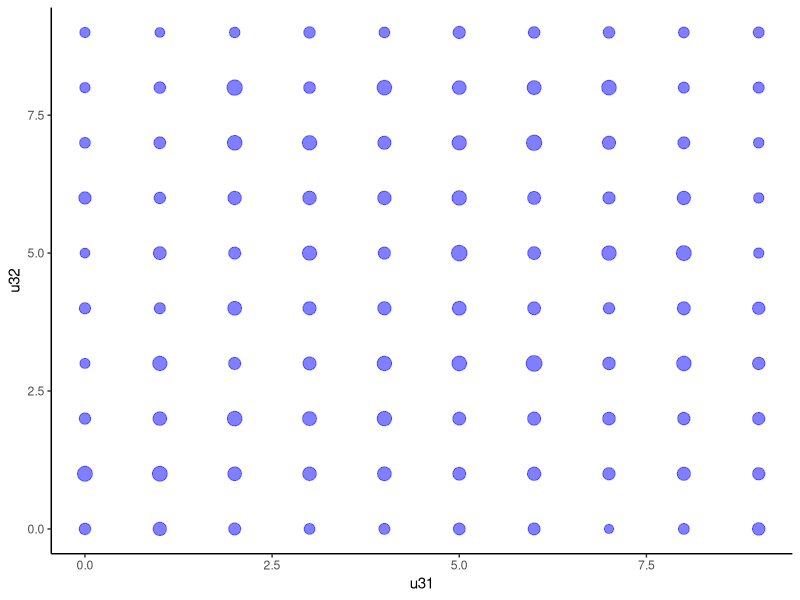
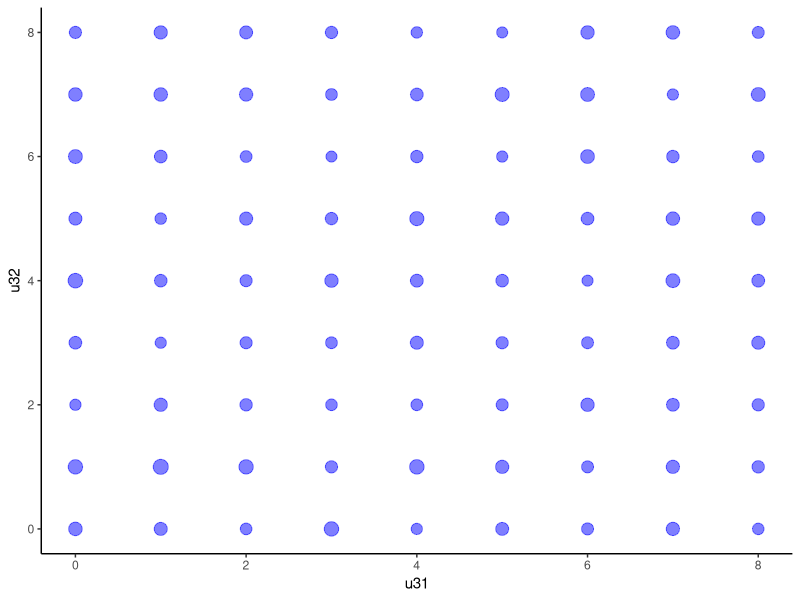
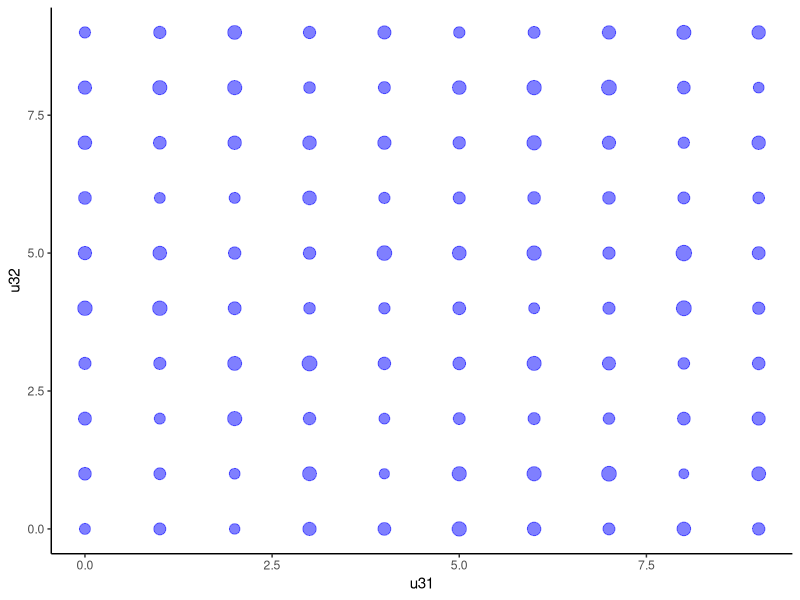
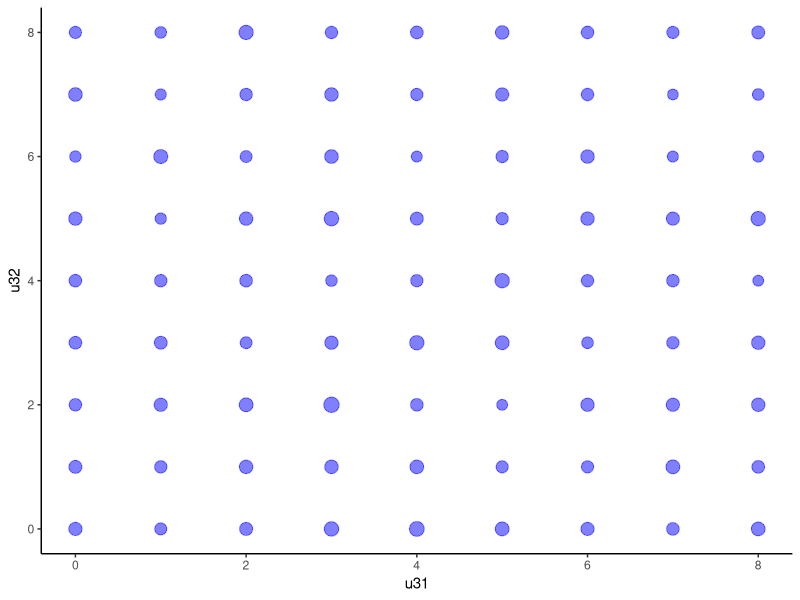
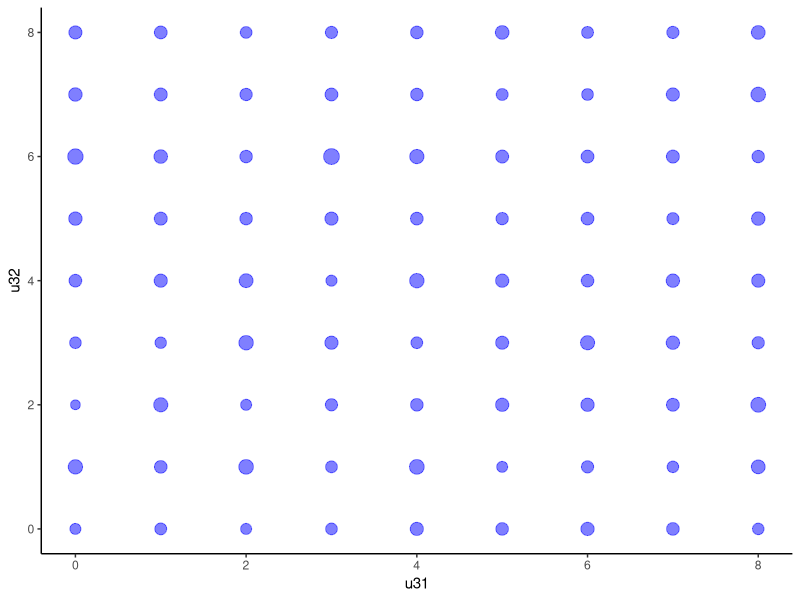

These charts were generated, in order, by the following R code:
## ---- chunk 1
knitr::opts_chunk$set(echo = TRUE)
## ---- chunk 2
library(data.table)
library(dplyr)
library(ggplot2)
## ---- chunk 3
msize<-10
n<-10000
set.seed(42)
## ---- chunk 4
zerodiag<-FALSE
two_columns<-data.table('u31'=rep(-1,n),'u32'=rep(-1,n))
for (i in 1:n) {
  matr<-matrix(runif(msize**2),nrow=msize)
  matr<-matr+t(matr)
  if(zerodiag) {diag(matr)<-0}
  two_columns[i,1]<-msize-rank(matr[,1])[3]
  two_columns[i,2]<-msize-rank(matr[,2])[3]
}

## ---- chunk 5
cor.test(two_columns[[1]],two_columns[[2]],method="kendall")
## ---- chunk 6
two_columns<-two_columns %>% count (u31,u32,name="counter")
scale<-median(two_columns$counter)/4
dots <- ggplot(two_columns,aes(x=u31,y=u32)) + 
  geom_point(size=two_columns$counter/scale,alpha=0.5,col="blue") + 
  theme_classic()
plot(dots)
## ---- chunk 7
chisq.test(two_columns$counter)
## ---- chunk 8
zerodiag<-TRUE
two_columns<-data.table('u31'=rep(-1,n),'u32'=rep(-1,n))
for (i in 1:n) {
  matr<-matrix(runif(msize**2),nrow=msize)
  matr<-matr+t(matr)
  if(zerodiag) {diag(matr)<-0}
  two_columns[i,1]<-msize-rank(matr[,1])[3]
  two_columns[i,2]<-msize-rank(matr[,2])[3]
}
## ---- chunk 9
cor.test(two_columns[[1]],two_columns[[2]],method="kendall")
## ---- chunk 10
two_columns<-two_columns %>% count (u31,u32,name="counter")
scale<-median(two_columns$counter)/4
dots <- ggplot(two_columns,aes(x=u31,y=u32)) + 
  geom_point(size=two_columns$counter/scale,alpha=0.5,col="blue") + 
  theme_classic()
plot(dots)
## ---- chunk 11
chisq.test(two_columns$counter)
## ---- chunk 12
zerodiag<-FALSE
two_columns<-data.table('u31'=rep(-1,n),'u32'=rep(-1,n))
for (i in 1:n) {
  matr<-matrix(runif(msize**2),nrow=msize)
  #matr<-matr+t(matr) 
  #symmetriser, commented
  if(zerodiag) {diag(matr)<-0}
  two_columns[i,1]<-msize-rank(matr[,1])[3]
  two_columns[i,2]<-msize-rank(matr[,2])[3]
}
## ---- chunk 13
cor.test(two_columns[[1]],two_columns[[2]],method="kendall")
## ---- chunk 14
two_columns<-two_columns %>% count (u31,u32,name="counter")
scale<-median(two_columns$counter)/4
dots <- ggplot(two_columns,aes(x=u31,y=u32)) + 
  geom_point(size=two_columns$counter/scale,alpha=0.5,col="blue") + 
  theme_classic()
plot(dots)
## ---- chunk 15
chisq.test(two_columns$counter)
## ---- chunk 16
zerodiag<-TRUE
two_columns<-data.table('u31'=rep(-1,n),'u32'=rep(-1,n))
for (i in 1:n) {
  matr<-matrix(runif(msize**2),nrow=msize)
  #matr<-matr+t(matr) 
  #symmetriser, commented
  if(zerodiag) {diag(matr)<-0}
  two_columns[i,1]<-msize-rank(matr[,1])[3]
  two_columns[i,2]<-msize-rank(matr[,2])[3]
}
## ---- chunk 17
cor.test(two_columns[[1]],two_columns[[2]],method="kendall")
## ---- chunk 18
two_columns<-two_columns %>% count (u31,u32,name="counter")
scale<-median(two_columns$counter)/4
dots <- ggplot(two_columns,aes(x=u31,y=u32)) + 
  geom_point(size=two_columns$counter/scale,alpha=0.5,col="blue") + 
  theme_classic()
plot(dots)
## ---- chunk 19
chisq.test(two_columns$counter)

## ---- chunk 20

two_columns<-data.table('u31'=rep(-1,n),'u32'=rep(-1,n))
nsize=2*msize
for (i in 1:n) {
  matr<-matrix(runif(msize*nsize),nrow=msize)
  if(zerodiag) {diag(matr)<-0}
  two_columns[i,1]<-msize-rank(matr[,1])[3]
  two_columns[i,2]<-msize-rank(matr[,2])[3]
}
## ---- chunk 21
cor.test(two_columns[[1]],two_columns[[2]],method="kendall")
## ---- chunk 22
two_columns<-two_columns %>% count (u31,u32,name="counter")
scale<-median(two_columns$counter)/4
dots <- ggplot(two_columns,aes(x=u31,y=u32)) + 
  geom_point(size=two_columns$counter/scale,alpha=0.5,col="blue") + 
  theme_classic()
plot(dots)
## ---- chunk 23
chisq.test(two_columns$counter)
